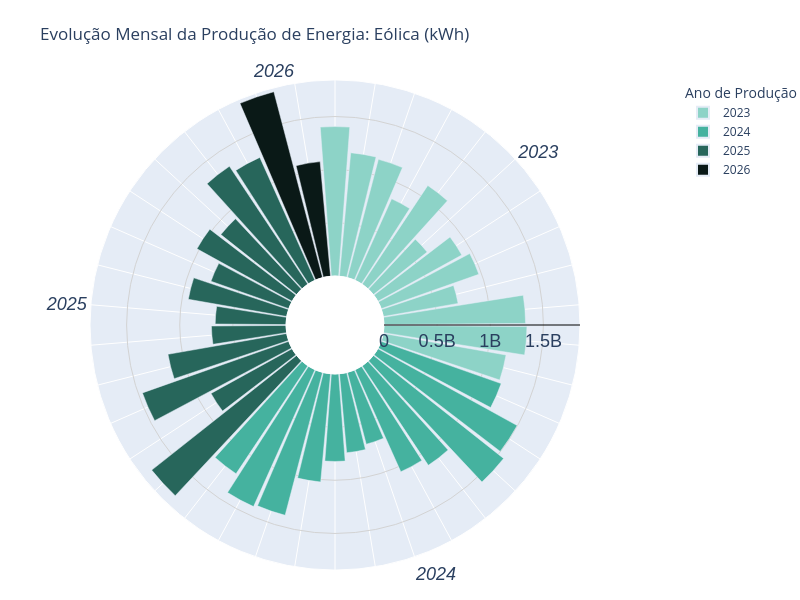

Write notebook code for a chart like this one.
### Code cell
dfII = df_hora.copy()
dfII = dfII.groupby(by=[dfII['Ano'],dfII['Mês']]).sum().reset_index()
dfII = dfII[['Ano', 'Mês', 'Eólica (kWh)', 'Fotovoltaica (kWh)', 'Hídrica (kWh)', 'Resto (kWh)']]
dfII['Ano'] = dfII['Ano'].astype(str)
dfII['Mes/Ano'] = dfII['Mês'].astype(str) + '/' + dfII['Ano'].astype(str)
anos_legend= list(dfII.apply(
    lambda x: str(x['Ano']) if x['Mês'] == 6 else "", axis=1
))
import re
import colorsys
def ajustar_intensidade(rgb, fator):
    canais = re.findall(r'\d+', rgb)
    r, g, b = [int(c) for c in canais]
    
    # 2. Converter RGB (0-255) para HLS (0.0-1.0)
    h, l, s = colorsys.rgb_to_hls(r/255.0, g/255.0, b/255.0)
    
    # 3. Ajustar a luminosidade (Lightness)
    # fator > 1 clareia, fator < 1 escurece
    l = max(0, min(1, l * fator))
    
    # 4. Converter de volta para o formato string "rgb(r,g,b)"
    r_new, g_new, b_new = [round(x * 255) for x in colorsys.hls_to_rgb(h, l, s)]
    return f"rgb({r_new},{g_new},{b_new})"


def create_circular_histogram(tec:str):
    r = tec
    cor = cores_dic[tec]
    if r not in dfII.columns:
        raise ValueError(f"Tecnologia '{r}' não encontrada. Opções: {dfII.columns[2:-1].tolist()}")
    anos_legend[-1] = "2026"
    n_anos = dfII['Ano'].nunique()
    cores = [ajustar_intensidade(cor,1-(f*0.3)) for f in range(n_anos)]
    fig = px.bar_polar(
        dfII,
        r= r,
        theta="Mes/Ano",
        color="Ano",
        labels="Ano",
        title=f"Evolução Mensal da Produção de Energia: {r}",
        #color_discrete_sequence=px.colors.sequential.Teal_r
        color_discrete_sequence=cores
    ).update_layout(
        showlegend=True,
        coloraxis_showscale=False,
        legend=dict(
            title="Ano de Produção",
            font=dict(size=12),
            # Isto garante que a legenda não fica preta se o fundo for escuro
            itemsizing='constant' 
        ),
        polar=dict(hole = 0.2,
            angularaxis=dict(
                    type="category",
                    # IMPORTANTE: O array de categorias tem de ser a coluna theta completa
                    categoryarray=dfII['Mes/Ano'].tolist(),
                    categoryorder="array",
                    # O período tem de ser o número total de fatias para fechar o círculo
                    period=len(dfII),
                    tickvals=dfII['Mes/Ano'].tolist(),
                    # O texto é que leva a lista com vazios
                    ticktext=anos_legend,
                    direction="clockwise",
                    rotation=90,
                    tickfont=dict(size=18, family='Arial', style='italic')
            ),  
            radialaxis=dict(
                showticklabels=True, 
                range=[0, dfII[r].max()*1.02],
                nticks=5, 
                tickfont=dict(size=18, family='Arial'),
                linecolor='black', 
                linewidth=1,
                layer='above traces', # Mudei para 'below' para as barras não taparem os números
                gridcolor='lightgrey'
            ),   
        ),
        
        height=600,
        width=800,
        margin=dict(b=30, t=80, l=0, r=0),
        )
    max_r = dfII[r].max() 


    return fig 
fig = create_circular_histogram('Eólica (kWh)')
fig.show()

### Figure 1 — Plotly figure (JSON) as saved in the notebook; plotly's stock layout.template omitted (floating-point values rounded to 4 significant figures)
{"data": [{"hovertemplate": "Ano=2023<br>Eólica (kWh)=%{r}<br>Mes/Ano=%{theta}<extra></extra>", "legendgroup": "2023", "marker": {"color": "rgb(141,211,199)", "pattern": {"shape": ""}}, "name": "2023", "r": [1406000000.0, 1167000000.0, 1150000000.0, 840800000.0, 1116000000.0, 645100000.0, 901700000.0, 974200000.0, 714800000.0, 1332000000.0, 1345000000.0, 1173000000.0], "showlegend": true, "subplot": "polar", "theta": ["1/2023", "2/2023", "3/2023", "4/2023", "5/2023", "6/2023", "7/2023", "8/2023", "9/2023", "10/2023", "11/2023", "12/2023"], "type": "barpolar"}, {"hovertemplate": "Ano=2024<br>Eólica (kWh)=%{r}<br>Mes/Ano=%{theta}<extra></extra>", "legendgroup": "2024", "marker": {"color": "rgb(69,178,159)", "pattern": {"shape": ""}}, "name": "2024", "r": [1197000000.0, 1497000000.0, 1563000000.0, 1125000000.0, 1053000000.0, 698600000.0, 746100000.0, 823100000.0, 1022000000.0, 1390000000.0, 1412000000.0, 1220000000.0], "showlegend": true, "subplot": "polar", "theta": ["1/2024", "2/2024", "3/2024", "4/2024", "5/2024", "6/2024", "7/2024", "8/2024", "9/2024", "10/2024", "11/2024", "12/2024"], "type": "barpolar"}, {"hovertemplate": "Ano=2025<br>Eólica (kWh)=%{r}<br>Mes/Ano=%{theta}<extra></extra>", "legendgroup": "2025", "marker": {"color": "rgb(39,102,91)", "pattern": {"shape": ""}}, "name": "2025", "r": [1739000000.0, 871600000.0, 1460000000.0, 1135000000.0, 701800000.0, 666300000.0, 940300000.0, 776700000.0, 1023000000.0, 909100000.0, 1333000000.0, 1268000000.0], "showlegend": true, "subplot": "polar", "theta": ["1/2025", "2/2025", "3/2025", "4/2025", "5/2025", "6/2025", "7/2025", "8/2025", "9/2025", "10/2025", "11/2025", "12/2025"], "type": "barpolar"}, {"hovertemplate": "Ano=2026<br>Eólica (kWh)=%{r}<br>Mes/Ano=%{theta}<extra></extra>", "legendgroup": "2026", "marker": {"color": "rgb(10,25,23)", "pattern": {"shape": ""}}, "name": "2026", "r": [1808000000.0, 1083000000.0], "showlegend": true, "subplot": "polar", "theta": ["1/2026", "2/2026"], "type": "barpolar"}], "layout": {"barmode": "relative", "coloraxis": {"showscale": false}, "height": 600, "legend": {"font": {"size": 12}, "itemsizing": "constant", "title": {"text": "Ano de Produção"}, "tracegroupgap": 0}, "margin": {"b": 30, "l": 0, "r": 0, "t": 80}, "polar": {"angularaxis": {"categoryarray": ["1/2023", "2/2023", "3/2023", "4/2023", "5/2023", "6/2023", "7/2023", "8/2023", "9/2023", "10/2023", "11/2023", "12/2023", "1/2024", "2/2024", "3/2024", "4/2024", "5/2024", "6/2024", "7/2024", "8/2024", "9/2024", "10/2024", "11/2024", "12/2024", "1/2025", "2/2025", "3/2025", "4/2025", "5/2025", "6/2025", "7/2025", "8/2025", "9/2025", "10/2025", "11/2025", "12/2025", "1/2026", "2/2026"], "categoryorder": "array", "direction": "clockwise", "period": 38, "rotation": 90, "tickfont": {"family": "Arial", "size": 18, "style": "italic"}, "ticktext": ["", "", "", "", "", "2023", "", "", "", "", "", "", "", "", "", "", "", "2024", "", "", "", "", "", "", "", "", "", "", "", "2025", "", "", "", "", "", "", "", "2026"], "tickvals": ["1/2023", "2/2023", "3/2023", "4/2023", "5/2023", "6/2023", "7/2023", "8/2023", "9/2023", "10/2023", "11/2023", "12/2023", "1/2024", "2/2024", "3/2024", "4/2024", "5/2024", "6/2024", "7/2024", "8/2024", "9/2024", "10/2024", "11/2024", "12/2024", "1/2025", "2/2025", "3/2025", "4/2025", "5/2025", "6/2025", "7/2025", "8/2025", "9/2025", "10/2025", "11/2025", "12/2025", "1/2026", "2/2026"], "type": "category"}, "domain": {"x": [0, 1], "y": [0, 1]}, "hole": 0.2, "radialaxis": {"gridcolor": "lightgrey", "layer": "above traces", "linecolor": "black", "linewidth": 1, "nticks": 5, "range": [0, 1844000000.0], "showticklabels": true, "tickfont": {"family": "Arial", "size": 18}}}, "showlegend": true, "title": {"text": "Evolução Mensal da Produção de Energia: Eólica (kWh)"}, "width": 800}}
